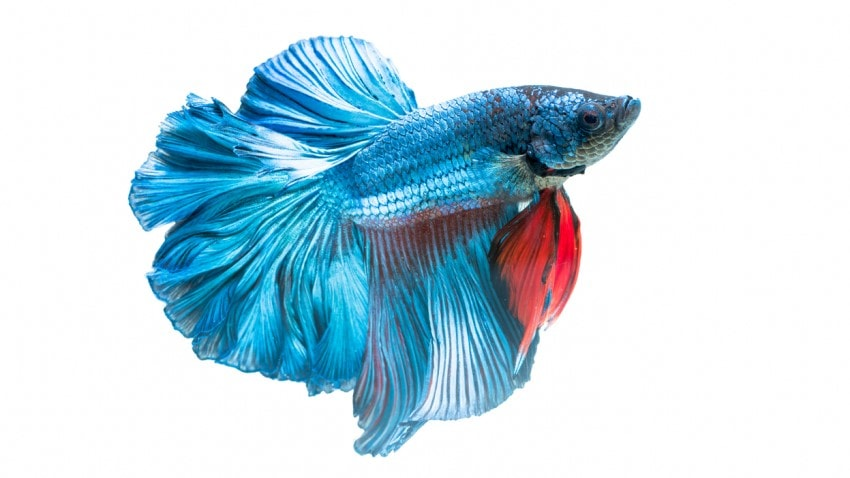
#> input picture negative_transform/balik.jpg, 850 x 478 px, found by its file name
$ jupyter execute negative.ipynb
#> lines starting #> are read from the running program, lines starting #| are printed output that depends on the picture
[cell 1]
import cv2

[cell 2]
img= cv2.imread('balik.jpg')
#> img is the input picture: shape (478, 850, 3); mean B, G, R 227.5, 216.5, 192.6

[cell 3]
height, width, dimension= img.shape
#> height = 478; width = 850; dimension = 3
print("img_shape",img.shape)
#| img_shape (478, 850, 3)
print("height:",height,", width:",width,", dimension:",dimension)
#| height: 478 , width: 850 , dimension: 3

[cell 4]
for i in range(0,  height-1):
    for j in range(0, width-1):
        channel= img[i,j]
        channel[0]=255-channel[0]    # red channel
        channel[1]=255-channel[1]    # green channel
        channel[2]=255-channel[2]    # blue channel

        img[i,j]= channel
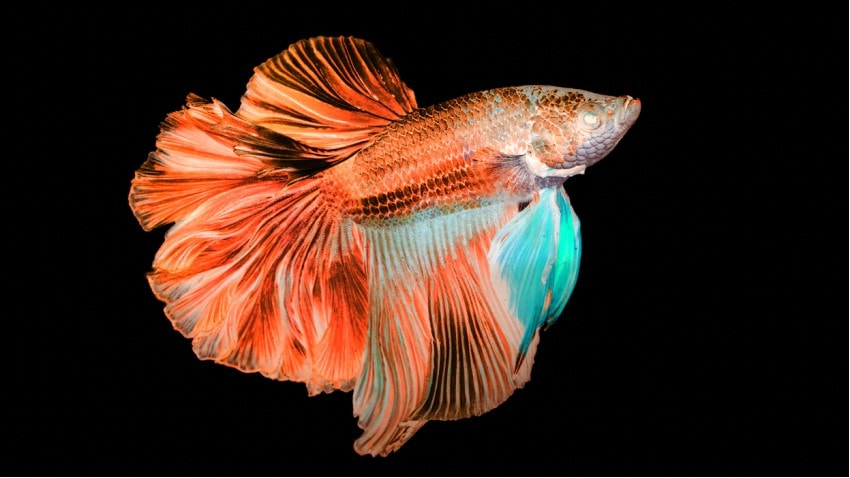
#> img: shape (478, 850, 3); mean B, G, R 28.3, 39.3, 63.2

[cell 5]
cv2.imwrite('negative_image.jpg',img)
#> Out = True
